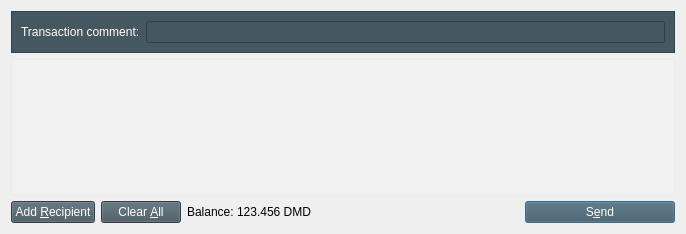
<?xml version="1.0" encoding="UTF-8"?>
<ui version="4.0">
 <class>SendCoinsDialog</class>
 <widget class="QDialog" name="SendCoinsDialog">
  <property name="geometry">
   <rect>
    <x>0</x>
    <y>0</y>
    <width>686</width>
    <height>234</height>
   </rect>
  </property>
  <property name="windowTitle">
   <string>Send Coins</string>
  </property>
  <property name="styleSheet">
   <string notr="true">SendCoinsDialog {background:transparent; color:white;}
</string>
  </property>
  <layout class="QVBoxLayout" name="verticalLayout">
   <item>
    <widget class="QFrame" name="horizontalFrame">
     <property name="styleSheet">
      <string notr="true">background-color:rgb(69, 87, 96)</string>
     </property>
     <property name="frameShape">
      <enum>QFrame::StyledPanel</enum>
     </property>
     <property name="frameShadow">
      <enum>QFrame::Sunken</enum>
     </property>
     <layout class="QHBoxLayout" name="horizontalLayout_3">
      <item>
       <widget class="QLabel" name="label_2">
        <property name="text">
         <string>&lt;html&gt;&lt;head/&gt;&lt;body&gt;&lt;p&gt;&lt;span style=&quot; color:#ffffff;&quot;&gt;Transaction comment:&lt;/span&gt;&lt;/p&gt;&lt;/body&gt;&lt;/html&gt;</string>
        </property>
       </widget>
      </item>
      <item>
       <widget class="QLineEdit" name="editTxComment">
        <property name="styleSheet">
         <string notr="true">color:white;</string>
        </property>
       </widget>
      </item>
     </layout>
    </widget>
   </item>
   <item>
    <widget class="QScrollArea" name="scrollArea">
     <property name="styleSheet">
      <string notr="true">
background-color:rgba(255, 255, 255, 40); color: white;</string>
     </property>
     <property name="widgetResizable">
      <bool>true</bool>
     </property>
     <widget class="QWidget" name="scrollAreaWidgetContents">
      <property name="geometry">
       <rect>
        <x>0</x>
        <y>0</y>
        <width>666</width>
        <height>136</height>
       </rect>
      </property>
      <property name="styleSheet">
       <string notr="true">background:transparent;</string>
      </property>
      <layout class="QVBoxLayout" name="verticalLayout_2">
       <property name="leftMargin">
        <number>0</number>
       </property>
       <property name="topMargin">
        <number>0</number>
       </property>
       <property name="rightMargin">
        <number>0</number>
       </property>
       <property name="bottomMargin">
        <number>0</number>
       </property>
       <item>
        <layout class="QVBoxLayout" name="entries">
         <property name="spacing">
          <number>6</number>
         </property>
        </layout>
       </item>
       <item>
        <spacer name="verticalSpacer">
         <property name="orientation">
          <enum>Qt::Vertical</enum>
         </property>
         <property name="sizeHint" stdset="0">
          <size>
           <width>20</width>
           <height>40</height>
          </size>
         </property>
        </spacer>
       </item>
      </layout>
     </widget>
    </widget>
   </item>
   <item>
    <layout class="QHBoxLayout" name="horizontalLayout">
     <item>
      <widget class="QPushButton" name="addButton">
       <property name="toolTip">
        <string>Send to multiple recipients at once</string>
       </property>
       <property name="styleSheet">
        <string notr="true">background-color:rgb(69, 87, 96); color: white;</string>
       </property>
       <property name="text">
        <string>Add &amp;Recipient</string>
       </property>
       <property name="icon">
        <iconset resource="../bitcoin.qrc">
         <normaloff>:/icons/add</normaloff>:/icons/add</iconset>
       </property>
       <property name="autoDefault">
        <bool>false</bool>
       </property>
       <property name="flat">
        <bool>false</bool>
       </property>
      </widget>
     </item>
     <item>
      <widget class="QPushButton" name="clearButton">
       <property name="sizePolicy">
        <sizepolicy hsizetype="Minimum" vsizetype="Fixed">
         <horstretch>0</horstretch>
         <verstretch>0</verstretch>
        </sizepolicy>
       </property>
       <property name="toolTip">
        <string>Remove all transaction fields</string>
       </property>
       <property name="styleSheet">
        <string notr="true">background-color:rgb(69, 87, 96); color: white;</string>
       </property>
       <property name="text">
        <string>Clear &amp;All</string>
       </property>
       <property name="icon">
        <iconset resource="../bitcoin.qrc">
         <normaloff>:/icons/remove</normaloff>:/icons/remove</iconset>
       </property>
       <property name="autoRepeatDelay">
        <number>300</number>
       </property>
       <property name="autoDefault">
        <bool>false</bool>
       </property>
      </widget>
     </item>
     <item>
      <layout class="QHBoxLayout" name="horizontalLayout_2">
       <property name="spacing">
        <number>3</number>
       </property>
       <item>
        <widget class="QLabel" name="label">
         <property name="text">
          <string>Balance:</string>
         </property>
        </widget>
       </item>
       <item>
        <widget class="QLabel" name="labelBalance">
         <property name="cursor">
          <cursorShape>IBeamCursor</cursorShape>
         </property>
         <property name="text">
          <string>123.456 DMD</string>
         </property>
         <property name="textInteractionFlags">
          <set>Qt::LinksAccessibleByMouse|Qt::TextSelectableByKeyboard|Qt::TextSelectableByMouse</set>
         </property>
        </widget>
       </item>
      </layout>
     </item>
     <item>
      <spacer name="horizontalSpacer">
       <property name="orientation">
        <enum>Qt::Horizontal</enum>
       </property>
       <property name="sizeHint" stdset="0">
        <size>
         <width>40</width>
         <height>20</height>
        </size>
       </property>
      </spacer>
     </item>
     <item>
      <widget class="QPushButton" name="sendButton">
       <property name="minimumSize">
        <size>
         <width>150</width>
         <height>0</height>
        </size>
       </property>
       <property name="toolTip">
        <string>Confirm the send action</string>
       </property>
       <property name="styleSheet">
        <string notr="true">background-color:rgb(69, 87, 96); color: white;</string>
       </property>
       <property name="text">
        <string>S&amp;end</string>
       </property>
       <property name="icon">
        <iconset resource="../bitcoin.qrc">
         <normaloff>:/icons/send</normaloff>:/icons/send</iconset>
       </property>
       <property name="default">
        <bool>true</bool>
       </property>
      </widget>
     </item>
    </layout>
   </item>
  </layout>
 </widget>
 <resources>
  <include location="../bitcoin.qrc"/>
 </resources>
 <connections/>
</ui>
